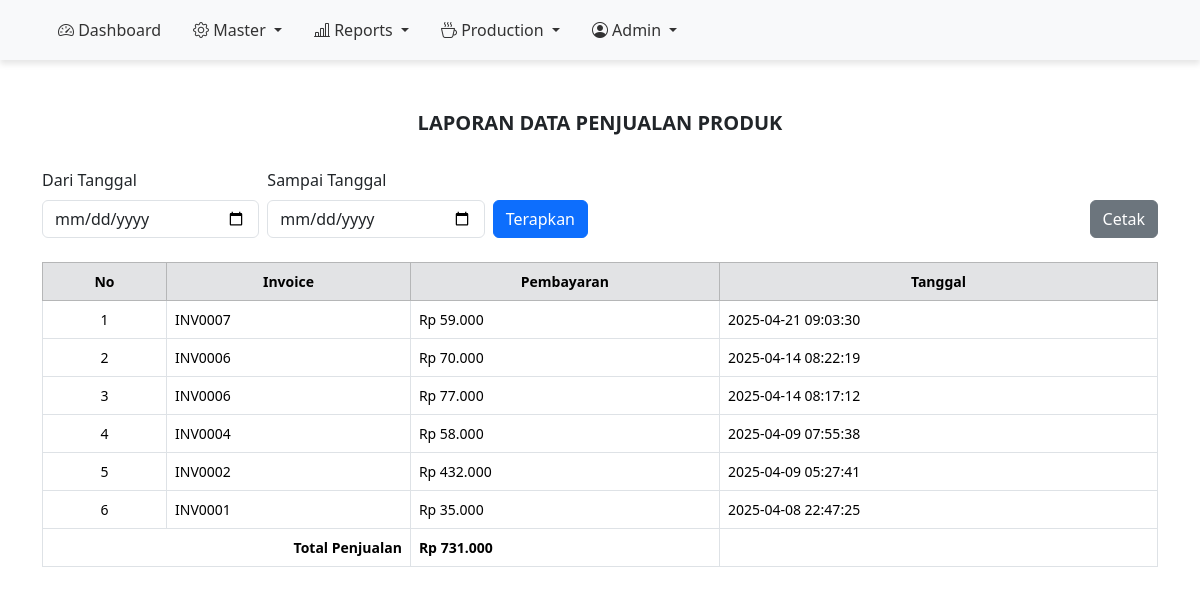
The page /Admin/report-production.php (signed in) on the database its author committed.
### config.php (called while the page is built, shortened)
<?php
    $host = "localhost";
    $user = "root";
    $pass = "";
    $db = "breadone";
    $conn = mysqli_connect($host, $user, $pass, $db);
    function getAllExpense() {
        global $conn;
        return mysqli_query($conn, "SELECT * FROM `bo-income` ORDER BY date_income DESC");
    }
?>

### Admin/report-production.php (the view, shortened to what this page needs)
<?php
include '../config.php';
if (isset($_POST["filter"])) {
    $start = $_POST["start_date"];
    $end = $_POST["end_date"];
    $expense = filterExpenseByDate($start, $end);
} else {
    $expense = getAllExpense();
}
?>
<!DOCTYPE html>
<html lang="en">
<head>
    <link href="https://cdn.jsdelivr.net/npm/bootstrap@5.3.3/dist/css/bootstrap.min.css" rel="stylesheet">
</head>
<body>
    <div class="no-print">
        <?php include "../Layout/sidebar.php" ?>
    </div>
    <div class="container mt-5">
        <div class="text-center report-title">LAPORAN DATA PENJUALAN PRODUK</div>
        <div class="row justify-content-between align-items-end no-print mb-4">
            <div class="col-md-6">
                <form method="post" class="row g-2 align-items-end">
                    <div class="col">
                        <label for="start_date" class="form-label">Dari Tanggal</label>
                        <input type="date" name="start_date" id="start_date" class="form-control" required>
                    </div>
                    <div class="col">
                        <label for="end_date" class="form-label">Sampai Tanggal</label>
                        <input type="date" name="end_date" id="end_date" class="form-control" required>
                    </div>
                    <div class="col-auto">
                        <button type="submit" name="filter" class="btn btn-primary">Terapkan</button>
                    </div>
                </form>
            </div>
            <div class="col-md-auto text-end">
                <button type="button" onclick="window.print()" class="btn btn-secondary">Cetak</button>
            </div>
        </div>
        <div class="table-responsive">
            <table class="table table-bordered">
                <thead class="table-secondary text-center">
                    <tr>
                        <th>No</th>
                        <th>Invoice</th>
                        <th>Pembayaran</th>
                        <th>Tanggal</th>
                    </tr>
                </thead>
                <tbody>
                    <?php if (empty($expense)): ?>
                        <tr>
                            <td colspan="4" class="text-center text-danger">Tidak ada data ditemukan</td>
                        </tr>
                    <?php else: ?>
                        <?php $i = 1; ?>
                        <?php foreach ($expense as $row): ?>
                            <tr>
                                <td class="text-center"><?= $i ?></td>
                                <td><?= htmlspecialchars($row["invoice"]) ?></td>
                                <td>Rp <?= number_format($row["total_price"], 0, ',', '.') ?></td>
                                <td><?= htmlspecialchars($row["date_income"]) ?></td>
                            </tr>
                            <?php $i++; ?>
                        <?php endforeach; ?>
                    <?php endif; ?>
                    <?php
                        $totalBayar = 0;
                        foreach ($expense as $row) {
                            $totalBayar += $row["total_price"];
                        }
                    ?>
                    <tr>
                        <td colspan="2" class="text-end fw-bold">Total Penjualan</td>
                        <td class="fw-bold">Rp <?= number_format($totalBayar, 0, ',', '.') ?></td>
                        <td></td>
                    </tr>
                </tbody>
            </table>
        </div>
    </div>
</body>
</html>

### Admin/report-production.php (style rules this page uses)
.table th, .table td { vertical-align: middle; font-size: 14px; }
.report-title { font-size: 20px; font-weight: bold; margin-bottom: 30px; }

### rows shown on the page
bo-income: invoice "INV0007", total_price "59.000", date_income "2025-04-21 09:03:30"
bo-income: invoice "INV0006", total_price "70.000", date_income "2025-04-14 08:22:19"
bo-income: invoice "INV0006", total_price "77.000", date_income "2025-04-14 08:17:12"
bo-income: invoice "INV0004", total_price "58.000", date_income "2025-04-09 07:55:38"
bo-income: invoice "INV0002", total_price "432.000", date_income "2025-04-09 05:27:41"
bo-income: invoice "INV0001", total_price "35.000", date_income "2025-04-08 22:47:25"

### other values the page prints
$totalBayar "731.000"
